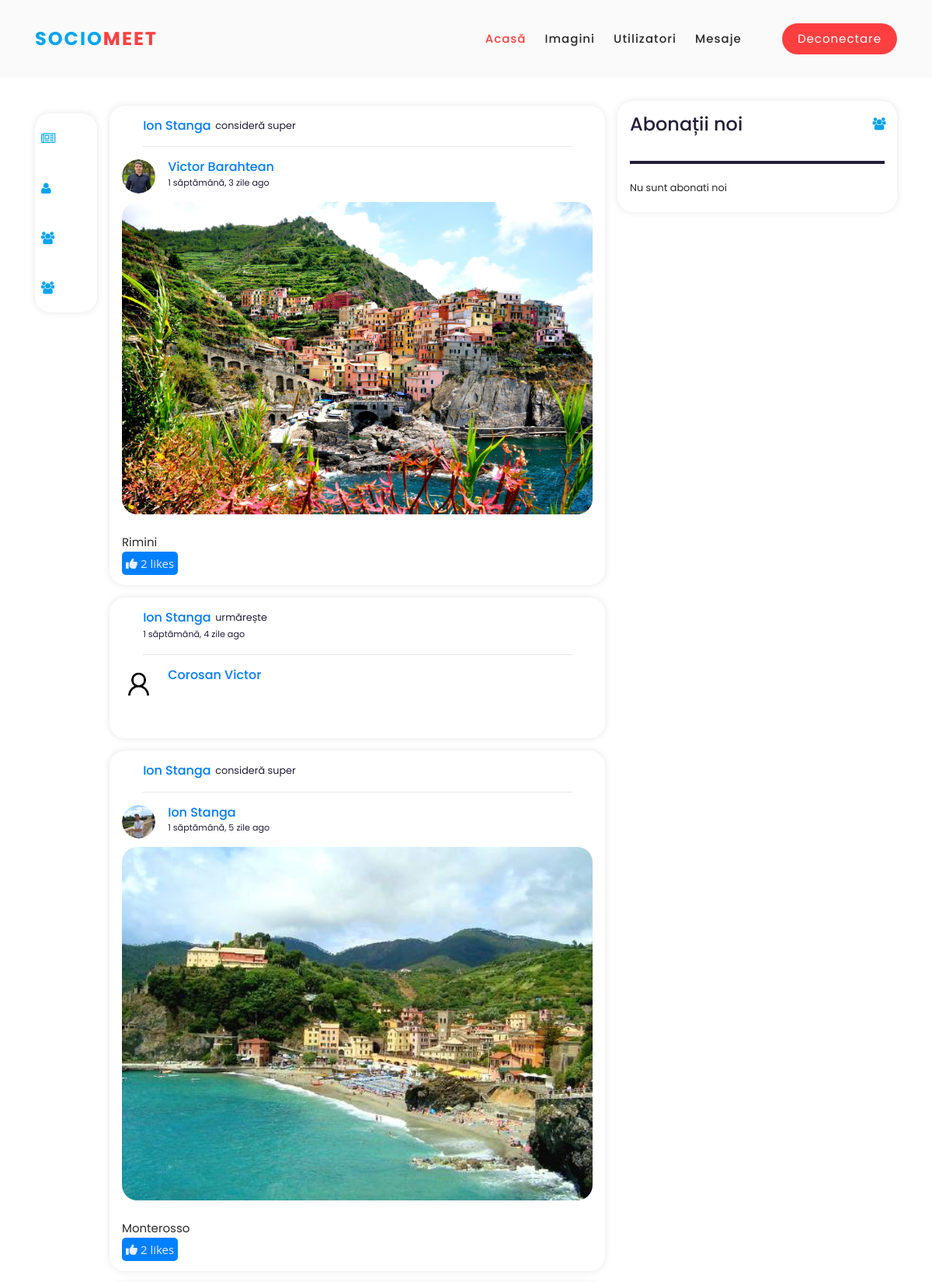
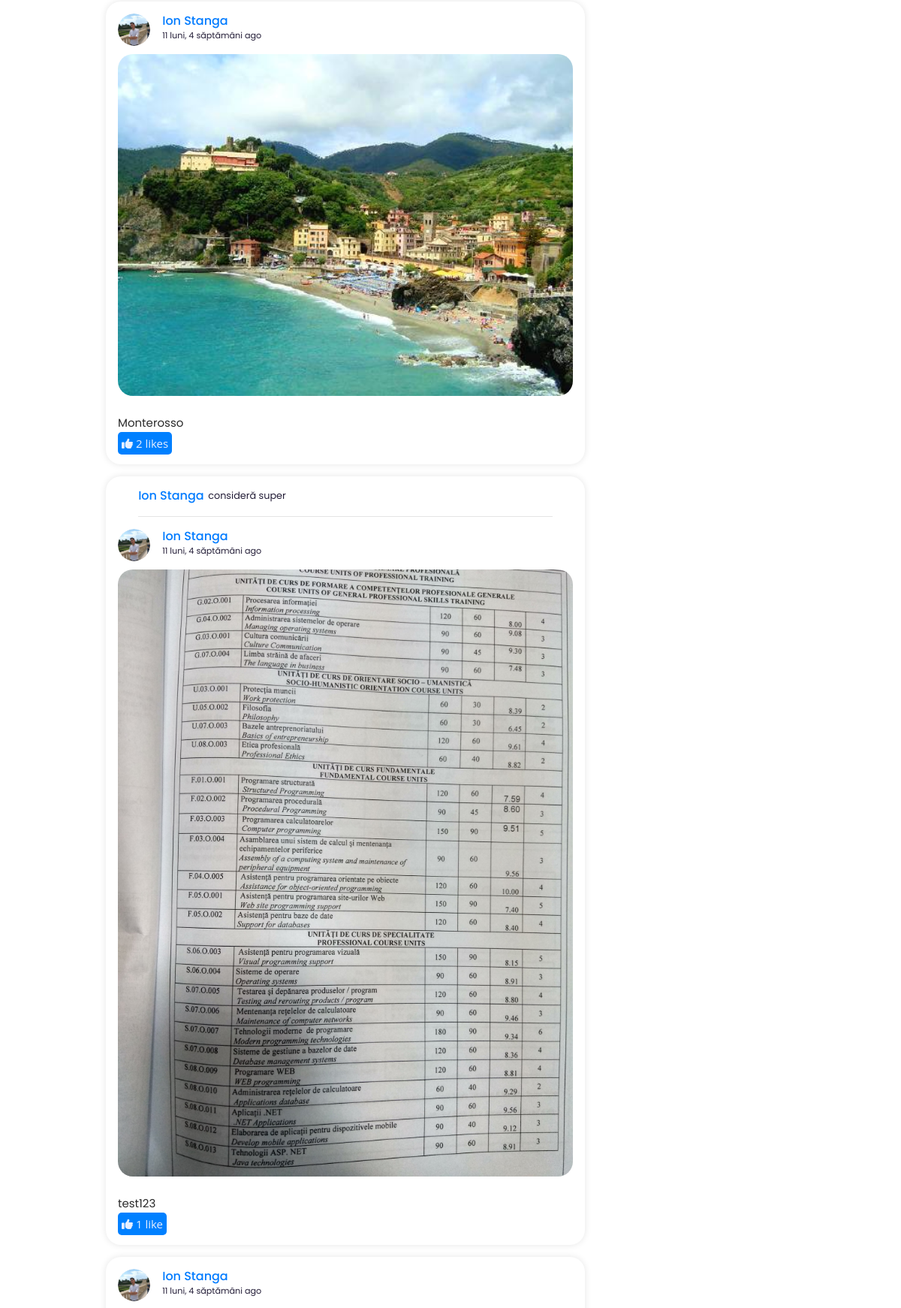
Screenshot of / (signed in, upper part) with the database file from the repository (2 pictures, top to bottom).
### actions/models.py (models this page shows)
class Action(models.Model):
    user = models.ForeignKey('auth.User', related_name='actions', db_index=True,on_delete=models.CASCADE)
    verb = models.CharField(max_length=255)
    target_ct = models.ForeignKey(ContentType, blank=True, null=True, related_name='target_obj', on_delete=models.CASCADE)
    target_id = models.PositiveIntegerField(blank=True, null=True, db_index=True)
    target = GenericForeignKey('target_ct', 'target_id')
    created = models.DateTimeField(auto_now_add=True, db_index=True)
    class Meta:
        ordering = ['-created',]

### images/models.py (models this page shows, shortened)
class Image(models.Model):
    user = models.ForeignKey(settings.AUTH_USER_MODEL, related_name='images_created', on_delete=models.CASCADE)
    title = models.CharField(max_length=200)
    slug = models.SlugField(max_length=200, blank=True)
    url = models.URLField()
    image = models.ImageField(upload_to='image/%Y/%m/%d/')
    description = models.TextField(blank=True)
    created = models.DateField(auto_now_add=True, db_index=True)
    users_likes = models.ManyToManyField(settings.AUTH_USER_MODEL, related_name='images_liked', blank=True)
    total_likes = models.PositiveIntegerField(db_index=True, default=0)
    visibility = models.CharField(max_length=10, default="for_all")
    def get_absolute_url(self):
        return reverse('images:detail', args=[self.id, self.slug])

### account/models.py (models this page shows, shortened)
class Profile(models.Model):
    user = models.OneToOneField(settings.AUTH_USER_MODEL, on_delete=models.CASCADE)
    date_of_brith = models.DateField(blank=True, null=True)
    photo = models.ImageField(upload_to='users/%Y/%m/%d/', blank=False, default='users/user_logo_default.png')

### account/views.py (the view)
# urls.py: path('', views.dashboard, name='dashboard'),
def dashboard(request):
    if request.user.is_authenticated:
        if request.user.profile.photo == '':
            redirect('edit')
        actions = Action.objects
        following_ids = request.user.following.values_list('id', flat=True)
        following_ids = following_ids.exclude(id=request.user.id)
        date_last_days = datetime.now().date() - timedelta(days=7)
        query = f'''
            SELECT id, user_id, verb, target_ct_id, target_id, max(created)
            FROM actions_action
            WHERE user_id != '{request.user.id}'
            AND verb == 'is following'
            AND target_id = '{request.user.id}'
            AND created >= '{date_last_days}'
            GROUP BY user_id, verb, target_ct_id, target_id
            ORDER BY id desc, created desc
        '''
        new_followers = actions.raw(query)
        query = f'''
            SELECT id, user_id, verb, target_ct_id, target_id, max(created)
            FROM actions_action
            WHERE user_id != '{request.user.id}'
            AND verb != 'has created an account'
            AND user_id in ({",".join([str(x) for x in list(following_ids)])})
            GROUP BY user_id, verb, target_ct_id, target_id
            ORDER BY created desc
        '''
        actions = actions.raw(query)
        actions.new_followers = [user_id.id for user_id in new_followers]
        '''if following_ids:
            actions = actions.filter(user_id__in=following_ids)
        else:
            actions = actions.select_related('user', 'user__profile')\
                        .prefetch_related('target')'''
        return render(request, 'account/dashboard.html', {'section':'dashboard', 'actions':actions, 'new_followers':new_followers})
    else:
        return render(request, 'welcPage.html')

### account/templates/account/dashboard.html (shortened to what this page needs)
{% extends 'base.html' %}
{% load static %}
{% block content%}
    <div class="container main-container">
        <div class="main-left" style="margin-top: 130px;">
          <div class="side-bar">
            <a class="menu-item {% if section == 'dashboard' %}active {% endif %}" href="{% url 'dashboard' %}">
                <i class="icon1 fa fa-newspaper-o"></i><h3>Flux de știri</h3>
            </a>
            <a class="menu-item" href="{{ request.user.get_absolute_url }}">
                <i class="icon1 fa fa-user"></i><h3>Profilul meu</h3>
            </a>
            <a class="menu-item" href="{% url 'followers_list' %}">
                <i class="icon1 fa fa-users"></i><h3>Abonții mei</h3>
            </a>
            <a class="menu-item" href="{% url 'followed_list' %}">
                <i class="icon1 fa fa-users"></i><h3>Abonările mele</h3>
            </a>
          </div>
        </div>
        <div class="main-mid" style="margin-top: 120px;">
            <div class="feeds">
                {% for action in actions %}
                    {% if action.id not in actions.new_followers and action.target.visibility != 'for_non' %}
                        {% include "action/detail.html" %}
                    {% endif %}
                {% endfor %}
            </div>
        </div>
        <div class="main-right" style="margin-top: 130px;">
            <div class="messages" id="message-box">
                <div class="message-heading">
                    <h4>Abonații noi</h4><span><i class="icon1 fa fa-users"></i></span>
                </div>
                <div class="category">
                    <h6 class="active"></h6>
                    <h6 class="active"></h6>
                    <h6 class="active"></h6>
                </div>
                {% for new_follower in new_followers %}
                    <div class="message">
                            <div class="profile-phots">
                                <div class=""></div>
                                <img src="{{new_follower.user.profile.photo.url}}" alt="">
                            </div>
                            <div class="messgae-body">
                                <h5><a href="{{ new_follower.user.get_absolute_url }}">{{new_follower.user.get_full_name}}</a></h5>
                                <p class="text-gry">{{ new_follower.created|timesince }} în urmă</p>
                            </div>
                    </div>
                {% empty %}
                <div class="message">
                    <div class="messgae-body">
                        <p class="text-gry">Nu sunt abonati noi</p>
                    </div>
                </div>
                {% endfor %}
            </div>
        </div>
    </div>
{% endblock %}

### actions/templates/action/detail.html (shortened to what this page needs)
{% load thumbnail %}
{% load action_tags %}
{% with user=action.user profile=action.user.profile actprof=action.target.user acttarget=action.target %}
    <div class="feed">
        <div class="head">
            {% if action.verb in 'likes,is following' %}
                <div class="user">
                    <div class="container">
                        <div class="info info-line">
                            <div>
                                <a href="{{ user.get_absolute_url }}">
                                    <h3>{{ user.get_full_name }}</h3>
                                </a>
                            </div>
                            <div class="action-verb">
                                {% if action.verb == 'likes' %}
                                    consideră super
                                {% endif %}
                                {% if action.verb == 'is following' %}
                                    urmărește
                                {% endif %}
                            </div>
                        </div>
                        {% if action.verb == 'is following' %}
                            <div>
                                <small>{{ action.created|timesince }} ago</small>
                            </div>
                        {% endif %}
                        <div>
                            <hr style="width:100%;text-align:left;margin-left:0">
                        </div>
                    </div>
                </div>
            {% endif %}
            <div class="user">
                {% if action.verb == 'is following' %}
                    <div class="profile-phots">
                        <a href="{{ acttarget.get_absolute_url }}">
                            <img src="{{ acttarget.profile.photo.url }}" alt="{{ acttarget.get_full_name }}" class="item-img">
                        </a>
                    </div>
                    <div class="info">
                        <a href="{{ acttarget.get_absolute_url }}">
                            <h3>{{ acttarget.get_full_name }}</h3>
                        </a>
                    </div>
                {% else %}
                    <div class="profile-phots">
                        {% thumbnail actprof.profile.photo "80x80" crop="100%" as im %}
                            <a href="{{ actprof.get_absolute_url }}">
                                <img src="{{ im.url }}" alt="{{ actprof.get_full_name }}" class="item-img">
                            </a>
                        {% endthumbnail %}
                    </div>
                    <div class="info">
                        <a href="{{ actprof.get_absolute_url }}">
                            <h3>{{ actprof.get_full_name }}</h3>
                        </a>
                        <small>{{ action.created|timesince }} ago</small>
                    </div>
                {% endif %}
            </div>
        </div>
        {% if action.target %}
            <div class="feed-phots">
                    {% with target=action.target %}
                        {% if target.image %}
                                <a href="{{ target.get_absolute_url }}">
                                <img src="{{ target.image.url }}" class="item-img">
                                </a>
                        {% endif %}
                    {% endwith %}
            </div>
            <div class="caption">
                <p>{{action.target.title}}</p>
            </div>
            {% if action.verb != 'is following' %}
                {% with total_likes=action.target.users_likes.count users_like=action.target.users_likes.all %}
                    <a href="" id="like-id-{{ action.target.id }}" class="like__btn button like" data-id="{{ action.target.id }}"
                                                data-action="{% if request.user in users_like %}un{% endif %}like">
                        <span id="icon"><i id="button-like-id-{{ action.target.id }}" class="{% if request.user in users_like %}fas{%else%}far{% endif %} fa-thumbs-up"></i></span>
                        <span id="count-img-id-{{ action.target.id }}" class="count">{{action.target.total_likes}} </span> like{{ action.target.total_likes|pluralize }}
                    </a>
                {% endwith %}
            {% endif %}
        {% endif %}
    </div>
{% endwith %}

### account/static/assets/css/templatemo-space-dynamic.css (style rules this page uses)
html, body, div, span, applet, object, iframe, h1, h2, h3, h4, h5, h6, p, blockquote, div pre, a, abbr, acronym, address, big, cite, code, del, dfn, em, font, img, ins, kbd, q, s, samp, small, strike, strong, sub, sup, tt, var, b, u, i, center, dl, dt, dd, ol, ul, li, figure, header, nav, section, article, aside, footer, figcaption { margin: 0; padding: 0; border: 0; outline: 0; }
* { box-sizing: border-box; }
html, body { font-family: 'Poppins', sans-serif; font-weight: 400; background-color: #fff; -ms-text-size-adjust: 100%; -webkit-font-smoothing: antialiased; -moz-osx-font-smoothing: grayscale; }
a { text-decoration: none !important; }
h1, h2, h3, h4, h5, h6 { margin-top: 0px; margin-bottom: 0px; }
p { font-size: 15px; line-height: 30px; color: #2a2a2a; }
img { width: 100%; overflow: hidden; }
html, body { background: #fff; font-family: 'Poppins', sans-serif; }

### account/static/css/style_dash.css (style rules this page uses)
:root { --color-white:hsl(252, 30%, 100%); --color-light:hsl(252, 30%, 95%); --color-gry:rgb(160, 151, 190); --color-primary:hsl(252, 75%, 60%); --color-success:hsl(120, 95%, 65%); --color-danger:hsl(0, 95%, 65%); --color-dark:hsl(252, 30%, 17%); --color-black:hsl(252, 30%, 10%); --color-blue:#ecf3f7; --btn-padding:.6rem 2rem; --border-radius:0; --card-border-radius:20px; --search-padding:.6rem 2rem; --card-padding:1rem; --card-shadow:0px 0px 10px rgba(0,0,0,0.1); --stk-top-left:5.4rem; --stk-top-right:-18rem; }
.profile-phots { width: 2.7rem; height: 2.7rem; border-radius: 50%; aspect-ratio: 1/1; overflow: hidden; }
.profile-phots img { width: 2.7rem; height: 2.7rem; border-radius: 50%; aspect-ratio: 1/1; overflow: hidden; }
body { color: var(--color-dark); background: var(--color-white); overflow-x: hidden; }
.main-container { position: relative; display: grid; grid-template-columns: 18vw auto 20vw; gap: 2rem; }
.main-container .main-left { position: sticky; height: max-content; top: var(--stk-top-left); }
.main-left .side-bar { background: var(--color-white); margin-top: 1rem; border-radius: var(--card-border-radius); box-shadow: var(--card-shadow); }
.icon1 { margin-left: 10%; color: #03a4ed; }
.menu-item { position: relative; display: flex; flex-direction: row; align-items: center; cursor: pointer; transition: .3s all ease; height: 4rem; }
.menu-item:first-child.active { border-top-left-radius: var(--card-border-radius); overflow: hidden; }
.like__btn { padding: 5px 5px; background: #0080ff; font-size: 15px; font-family: "Open Sans", sans-serif; border-radius: 5px; color: #e8efff; outline: none; border: none; cursor: pointer; }
.feeds .feed { background: var(--color-white); font-size: .8rem; line-height: 1.6; padding: var(--card-padding); border-radius: var(--card-border-radius); box-shadow: var(--card-shadow); margin: 1rem 0; }
.feeds .feed .info h3 { font-size: 1rem; }
.feeds .feed .info-line { display: flex; flex-direction: row; }
.feeds .feed .action-verb { margin-left: 1%; }
.feeds .feed .head { display: flex; flex-direction: column; justify-content: space-between; }
.feeds .feed .user { display: flex; gap: 1rem; }
.feeds .feed-phots { overflow: hidden; border-radius: var(--card-border-radius); margin: .7rem 0; }
.main-right { height: max-content; position: sticky; top: var(--stk-top-right); bottom: 0; }
.main-right .messages { background: var(--color-white); border-radius: var(--card-border-radius); padding: var(--card-padding); box-shadow: var(--card-shadow); }
.main-right .message-heading { display: flex; align-items: center; justify-content: space-between; margin-bottom: 1rem; }
.main-right .messages .category { display: flex; justify-content: space-between; margin-bottom: 1rem; }
.main-right .messages .category h6 { font-size: .8rem; text-align: center; border-bottom: 4px solid var(--color-light); padding: .5rem; width: 100%; }
.main-right .messages .category .active { border-color: var(--color-dark) ; }
.main-right .message { display: flex; margin-bottom: 1rem; gap: 1rem; align-items: start; }
.main-right .message:last-child { margin: 0; }
.main-right .message p { font-size: .8rem; }
@media (max-width:1220px) { .container { width: 96%; } }
@media (max-width:1220px) { .main-container { grid-template-columns: 5rem auto 30vw; gap: 1rem; } }
@media (max-width:1220px) { .main-left { width: 5rem; z-index: 5; } }

### rows the page displays
Action: user.get_full_name "Ion Stanga", verb "consideră super", shows a picture, target.user.get_full_name "Victor Barahtean", created "1 săptămână, 3 zile", target.image (picture), target "Rimini", target.total_likes "2"
Action: user.get_full_name "Ion Stanga", verb "urmărește", created "1 săptămână, 4 zile", target.profile.photo (placeholder picture), target.get_full_name "Corosan Victor"
Action: user.get_full_name "Ion Stanga", verb "consideră super", target.user.get_full_name "Ion Stanga", created "1 săptămână, 5 zile", target.image (picture), target "Monterosso", target.total_likes "2"
Action: target.user.get_full_name "Ion Stanga", created "11 luni, 4 săptămâni", target.image (picture), target "Monterosso", target.total_likes "2"
Action: user.get_full_name "Ion Stanga", verb "consideră super", target.user.get_full_name "Ion Stanga", created "11 luni, 4 săptămâni", target.image (picture), target "test123", target.total_likes "1"
Action: target.user.get_full_name "Ion Stanga", created "11 luni, 4 săptămâni"
